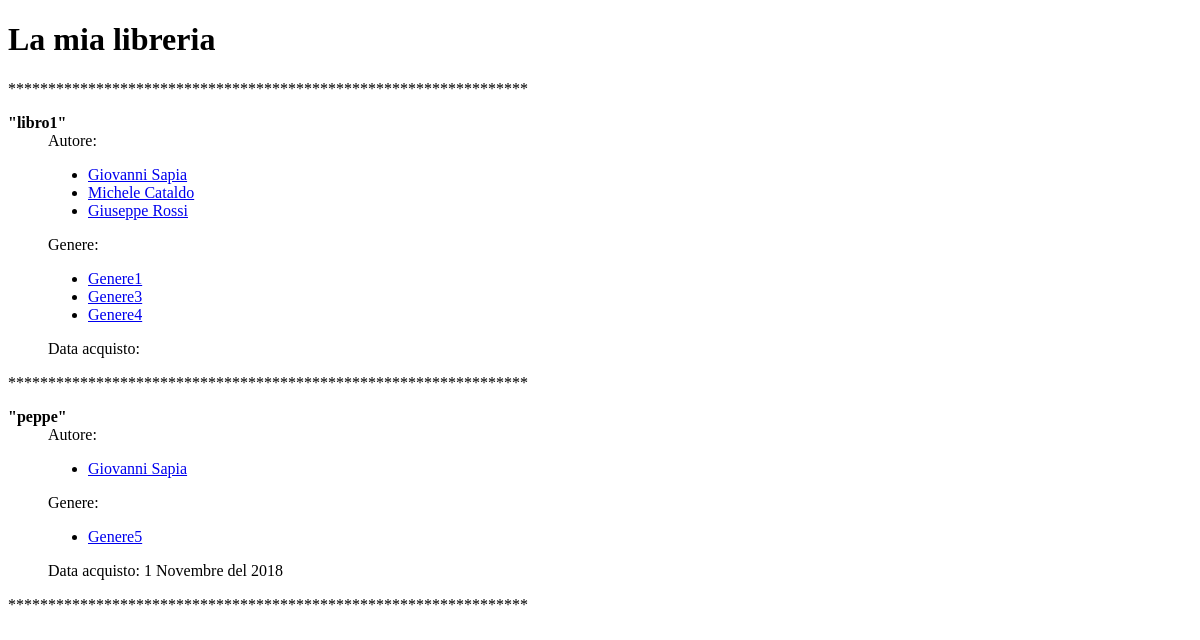
The page /libri/ on the database as committed earlier.
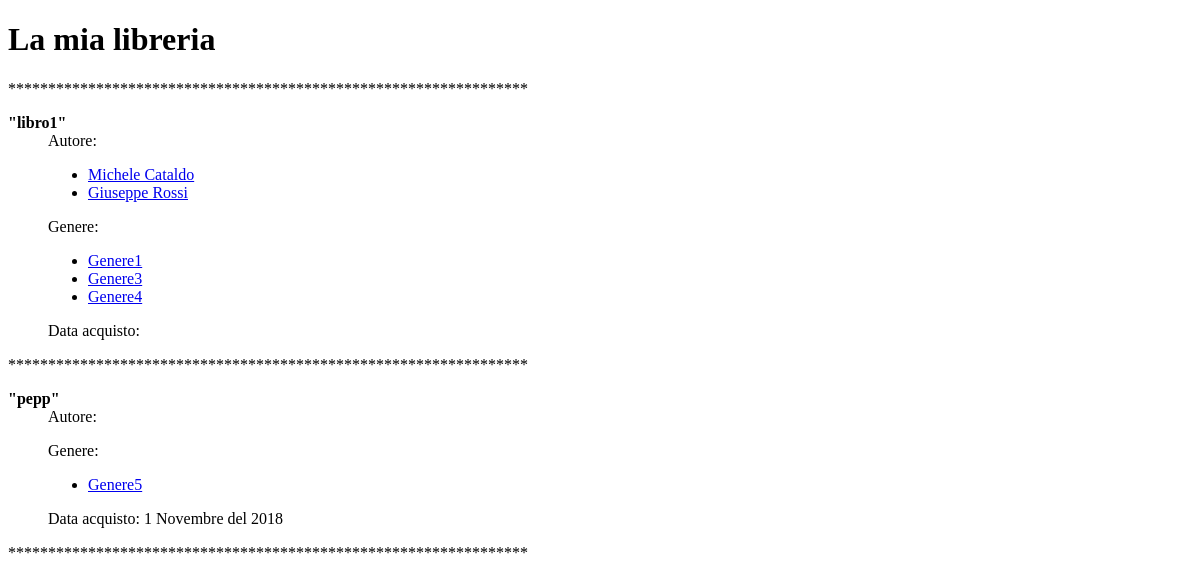
The same page on the database as committed later.
### libreria/models.py (models this page shows, shortened)
class Libro(models.Model):
    nome = models.CharField(max_length=50, name="Nome", unique=True, db_index=True)
    autore = models.ManyToManyField(Autore, name="autore", related_name="%(class)s_di_autore")
    genere = models.ManyToManyField(Genere, name="genere", related_name="%(class)s_di_genere")
    dataPubblicazione = models.DateField(null=True, name="Data")
    dataAcquisto = models.DateField(null=True, name="Data_acquisto")
    class Meta:
        verbose_name_plural = "Libro"

class Persona(models.Model):
    nome = models.CharField(max_length=50, null=True, name="Nome")
    cognome = models.CharField(max_length=50, null=True, name="Cognome")
    class Meta:
        abstract = True

class Autore(Persona):
    object = AutoreManager()
    class Meta:
        verbose_name_plural = "Autore"
    def __str__(self):
        return self.Nome + " " + self.Cognome
    class Meta:
        get_latest_by = 'Cognome'

class Genere(models.Model):
    nome = models.CharField(max_length=50, name="Nome")
    descrizione = models.CharField(max_length=50, name="Descrizione", db_index=True)
    class Meta:
        verbose_name_plural = "Genere"
    def __str__(self):
        return self.Nome

### libreria/views.py (the view)
# urls.py: url(r'^libri/$', Lv.tuttiLibri),
def tuttiLibri(request):
    return render_to_response("libri.html", {
        'libri': Libro.objects.all()
    })

### libreria/templates/libri.html (shortened to what this page needs)
{% extends "base.html" %}
{% block content %}
    {% if autore %}
        <h1>Autore: {{autore}}</h1>
    {% elif genere %}
        <h1>Genere: {{genere}}</h1>
    {% else %}
        <h1>La mia libreria</h1>
    {% endif %}
    <p>*****************************************************************</p>
    <dl>
    {% for libro in libri %}
        <dt><strong>"{{ libro.Nome }}"</strong></dt>
            <dd>Autore:
                <ul>
                    {% for autori in libro.autore.all %}
                        <li><a href="autori/{{autori.id}}">{{ autori }}</a></li>
                    {% endfor %}
                </ul>
            </dd>
            <dd>Genere:
                <ul>
                    {% for genere in libro.genere.all %}
                        <li><a href="generi/{{genere.id}}">{{ genere }}</a></li>
                    {% endfor %}
                </ul>
            </dd>
            <dd>Data acquisto: {{libro.Data_acquisto|date:"j F \d\e\l Y"}}</dd>
            <p>*****************************************************************</p>
    {% endfor %}
    </dl>
{% endblock %}

### libreria/templates/base.html (shortened to what this page needs)
<!DOCTYPE html>
<html lang="en">
<head>
</head>
<body>
    <div id="content">{% block content %}{% endblock %}</div>
</body>
</html>

Rows that differ between the two databases and show on the page:
removed Autore: Nome+Cognome "Giovanni Sapia"
changed Libro: Nome "peppe" → "pepp"
